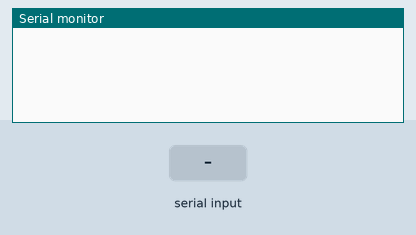
Recording of a sketch running on a simulated Arduino Uno, built with avr-gcc and run on an emulated ATmega328P. Parts: the last lines printed to the serial monitor. Inputs (shaded band) come from the test bench.

Above: at 1.2 s.
1.3 s: "90,45\n" received over Serial
At 3.2 s:
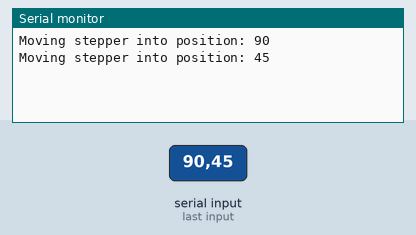
3.8 s: "30,150\n" received over Serial
At 6.3 s:
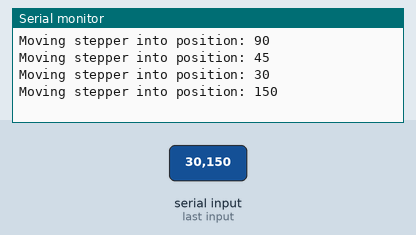
Timing chart, 0 to 7.8 s (numbered marks = the images above; inputs shaded):
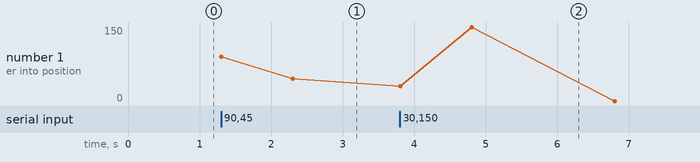

The sketch:

accel_a_pohyb_jeden_stepper.ino
```cpp
int stp = 9;  //spoj na jeden krok
int dir= 8;  //spoj na smer pohybu
int ms1 = 13; //spoje na tvorenie krokov
int ms2 = 12;
int sleep = 10;
int reset = 11;


#include <AccelStepper.h>

// 2. pin je step
// 3. pin je dir
AccelStepper stepperX(1,stp,dir);
int TravelX;
void setup() {
  pinMode(sleep, OUTPUT);
  pinMode(reset, OUTPUT);
  // put your setup code here, to run once:
Serial.begin(9600);
delay(5);
///
  digitalWrite(sleep,HIGH);
  digitalWrite(reset, HIGH);
///
delay(5);
stepperX.setCurrentPosition(0);
stepperX.setMaxSpeed(600.0);
stepperX.setAcceleration(100.0);

}

void loop() {
  // put your main code here, to run repeatedly:
while(Serial.available()>0){
  TravelX = Serial.parseInt();
  Serial.print("Moving stepper into position: ");
  Serial.println(TravelX);
  stepperX.moveTo(TravelX);
  delay(1000);
  }
}
```

Measured:
- after the input at 1.3 s, the serial monitor: prints a new line at once (image 1)
- after the input at 3.8 s, the serial monitor: prints a new line at once (image 2)
